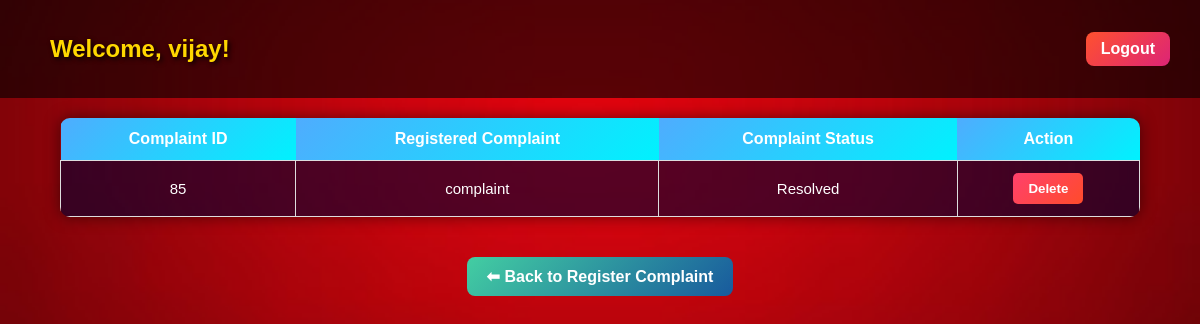
Screenshot of /complaint.php (signed in) with the database file from the repository.
### tables this page shows
CREATE TABLE `complaints` (
  `id` int(11) NOT NULL,
  `username` varchar(255) NOT NULL,
  `complaint` text NOT NULL,
  `admin_status` varchar(50) DEFAULT 'Pending',
  `updated_by` varchar(255) DEFAULT NULL,
  `updated_at` timestamp NOT NULL DEFAULT current_timestamp() ON UPDATE current_timestamp(),
  `created_at` timestamp NOT NULL DEFAULT current_timestamp()
);

### complaint.php (the view, shortened to what this page needs)
<?php
require('conn.php');
$username = $_SESSION['username'];
?>
<!DOCTYPE html>
<html lang="en">
<head>
</head>
<body>
<div class="top-bar">
    <h2>Welcome, <?php echo $username; ?>!</h2>
    <a href="?logout=true" class="logout-btn">Logout</a>
</div>
<?php
$complaintQuery = "SELECT id, complaint, admin_status FROM complaints WHERE username='$username'";
$result = $con->query($complaintQuery);
if ($result->num_rows > 0) {
    echo "<table>";
    echo "<tr>
            <th>Complaint ID</th>
            <th>Registered Complaint</th>
            <th>Complaint Status</th>
            <th>Action</th>
          </tr>";
    while ($row = $result->fetch_assoc()) {
        $complaintId = $row["id"];
        $registeredComplaint = $row["complaint"];
        $complaintStatus = $row["admin_status"];
        echo "<tr>";
        echo "<td>$complaintId</td>";
        echo "<td>$registeredComplaint</td>";
        echo "<td>$complaintStatus</td>";
        echo "<td>
                <form method='POST' action='' style='margin:0;'>
                    <button type='submit' name='delete' value='$complaintId' class='delete-btn'>Delete</button>
                </form>
              </td>";
        echo "</tr>";
    }
    echo "</table>";
} else {
    echo "<p class='msg error'>No registered complaints found for the user.</p>";
}
?>
<a href="complaintform.html" class="back-btn">⬅ Back to Register Complaint</a>
</body>
</html>

### complaint.php (style rules this page uses)
body { background-image: url('images/im14.jpg'); background-repeat: no-repeat; background-position: center; background-size: cover; font-family: Arial, sans-serif; margin: 0; padding: 0; color: white; text-align: center; }
.top-bar { display: flex; justify-content: space-between; align-items: center; padding: 15px 30px; background: rgba(0, 0, 0, 0.6); }
.logout-btn { background: linear-gradient(135deg, #ff512f, #dd2476); color: white; border: none; padding: 8px 15px; border-radius: 8px; cursor: pointer; font-weight: bold; text-decoration: none; transition: 0.3s; }
h2 { margin: 20px; color: #FFD700; text-shadow: 2px 2px 5px black; }
table { border-collapse: collapse; width: 90%; margin: 20px auto; box-shadow: 0 0 15px rgba(0,0,0,0.5); border-radius: 10px; overflow: hidden; }
th { background: linear-gradient(135deg, #4facfe, #00f2fe); color: white; padding: 12px; font-size: 16px; }
td { padding: 12px; border: 1px solid #ddd; font-size: 15px; background: rgba(0,0,0,0.6); }
tr:nth-child(even) td { background: rgba(0,0,50,0.6); }
.delete-btn { background: linear-gradient(135deg, #ff416c, #ff4b2b); color: white; border: none; padding: 8px 15px; border-radius: 5px; cursor: pointer; font-weight: bold; transition: 0.3s; }
.back-btn { margin: 20px; display: inline-block; background: linear-gradient(135deg, #43cea2, #185a9d); color: white; text-decoration: none; padding: 10px 20px; border-radius: 8px; font-weight: bold; transition: 0.3s; }

### rows the page displays
complaints: id "85", complaint "complaint", admin_status "Resolved"

### other values shown
$username "vijay"
